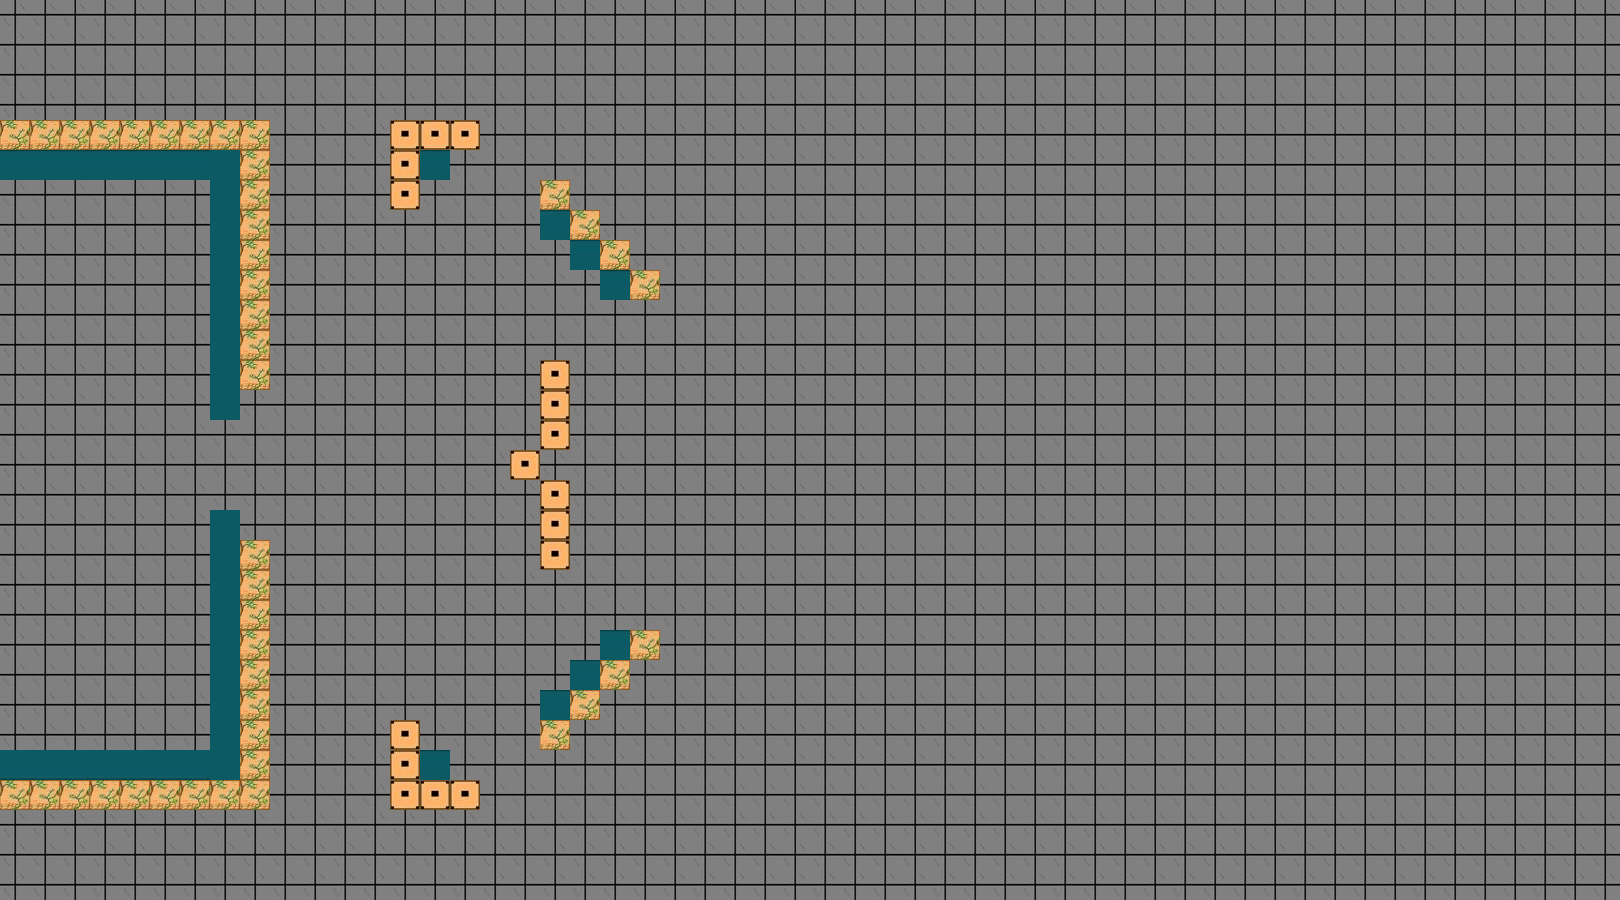

This is a level from a 2D game, rendered from its Tiled map with the project's own tilesets. A one-line summary and the map file follow, with tile-layer data summarised:
An orthogonal 54x30 tile map with 30x30 px tiles, 1 tile layer (Слой тайлов 1).

<map version="1.4" tiledversion="1.4.3" orientation="orthogonal" renderorder="left-up" width="54" height="30" tilewidth="30" tileheight="30" infinite="0" nextlayerid="3" nextobjectid="1">
 <tileset firstgid="1" source="map_tiles.tsx" />
 <layer id="2" name="Слой тайлов 1" width="54" height="30">
  <data>[1620 cells, 1620 non-empty, 6 distinct tile ids]</data>
 </layer>
</map>